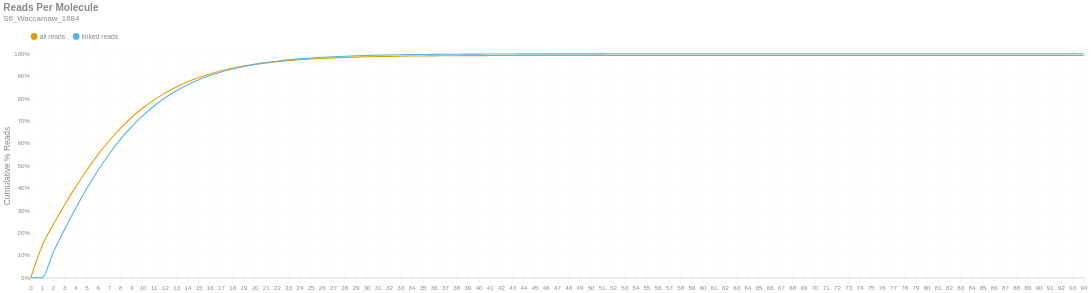

The cell this chart's notebook holds for it:
### Markdown cell above
### Reads per Molecule
This chart shows the cumulative distribution of the number of reads per linked molecule. That is, how many alignments are associated with a unique molecule. This excludes the number of reads associated with invalid or absent linked-read barcodes. The `linked` histogram is the percentages recalculated when disregarding singletons.

### Code cell
if SKIPLR:
    print_html(f"Skipped")
else:
    counts = np.bincount(valids['reads'].cast(pl.Int64).to_numpy())
    weighted = counts * np.arange(len(counts))
    all_perc = weighted / n_reads
    linked_perc = weighted / n_linked_reads
    linked_perc[1] = 0
    binned_df = pl.DataFrame({
        'readsper': list(range(len(counts))),
        'all reads (cumsum)': np.cumsum(all_perc).tolist(),
        'linked reads (cumsum)': np.cumsum(linked_perc).tolist(),
    })

    with SafeRender(binned_df):
        (
            density_plot(binned_df, 'Reads Per Molecule', samplename, 'readspmol')
            .encode(
                x=alt.X('readsper:O', title=None).axis(labelAngle=0).scale(padding=0),
                y=alt.Y('value:Q', title='Cumulative % Reads').axis(format='%').stack(False),
                color=alt.Color("key:N").scale(domain=["all reads", "linked reads"]),
                tooltip=[
                    alt.Tooltip("key:N", title="Data Type"),
                    alt.Tooltip("readsper:O", title="Reads Per Molecule"),
                    alt.Tooltip("value:Q", format=".2%", title="% Reads (Cum.)")
                ]            
            )
        ).display()

### Figure 1 — Vega-Lite specification as saved in the notebook (floating-point values rounded to 4 significant figures)
{"width": "container", "height": 400, "config": {"title": {"anchor": "start", "dy": -15, "fontSize": 18, "color": "#888888", "subtitleColor": "#888888", "subtitleFontSize": 14}, "arc": {"fill": "#0072B2"}, "axis": {"domainColor": "#888888", "domainWidth": 0.5, "gridWidth": 0.2, "grid": false, "titleFontWeight": 400, "titleFontSize": 15, "labelFontSize": 11, "labelColor": "#888888", "tickColor": "#888888", "tickWidth": 0.2, "titleColor": "#888888"}, "axisBand": {"grid": false}, "axisX": {"grid": true, "tickSize": 10, "domainCap": "round"}, "axisY": {"domain": false, "grid": true, "tickSize": 0, "domainCap": "round"}, "background": "transparent", "header": {"labelFontSize": 15, "labelColor": "#888888", "titleFontSize": 15, "titleFontWeight": 600, "titleColor": "#888888"}, "legend": {"labelFont": "sans-serif", "labelFontSize": 12, "labelColor": "#888888", "symbolSize": 100, "symbolType": "circle", "titleFontSize": 12, "titlePadding": 10, "titleColor": "#888888", "title": null, "orient": "top"}, "range": {"category": ["#E69F00", "#56B4E9", "#009E73", "#F0E442", "#0072B2", "#D55E00", "#CC79A7", "#000000"], "diverging": ["#cfe8f3", "#a2d4ec", "#73bfe2", "#46abdb", "#1696d2", "#12719e"]}, "area": {"fill": "#0072B2", "fillOpacity": 0.7, "line": true, "strokeOpacity": 0.7}, "line": {"color": "#0072B2", "stroke": "#0072B2", "strokeWidth": 2}, "trail": {"color": "#0072B2", "stroke": "#0072B2", "strokeWidth": 0, "size": 1}, "point": {"filled": true, "fillOpacity": 1.0, "size": 95}, "text": {"color": "#888888", "fontSize": 11, "align": "right", "fontWeight": 400, "size": 11}, "bar": {"fill": "#0072B2", "stroke": null}, "view": {"stroke": null, "continuousWidth": 660, "continuousHeight": 400}}, "data": {"name": "data-c90e28cecc8efedecaa636f936e88b73"}, "mark": {"type": "line", "interpolate": "monotone", "point": {"opacity": 0, "size": 275}}, "encoding": {"color": {"field": "key", "scale": {"domain": ["all reads", "linked reads"]}, "type": "nominal"}, "tooltip": [{"field": "key", "title": "Data Type", "type": "nominal"}, {"field": "readsper", "title": "Reads Per Molecule", "type": "ordinal"}, {"field": "value", "format": ".2%", "title": "% Reads (Cum.)", "type": "quantitative"}], "x": {"axis": {"labelAngle": 0}, "field": "readsper", "scale": {"padding": 0}, "title": null, "type": "ordinal"}, "y": {"axis": {"format": "%"}, "field": "value", "stack": false, "title": "Cumulative % Reads", "type": "quantitative"}}, "params": [{"name": "param_c36ac31b6afebe62", "select": {"type": "point", "fields": ["key"]}, "bind": "legend"}], "title": {"text": "Reads Per Molecule", "subtitle": "S6_Waccamaw_1684"}, "transform": [{"fold": ["all reads (cumsum)", "linked reads (cumsum)"]}, {"calculate": "replace(datum.key, ' (cumsum)', '')", "as": "key"}, {"filter": {"param": "param_c36ac31b6afebe62"}}], "usermeta": {"embedOptions": {"downloadFileName": "S6_Waccamaw_1684.readspmol"}}, "$schema": "https://vega.github.io/schema/vega-lite/v6.1.0.json", "datasets": {"data-c90e28cecc8efedecaa636f936e88b73": [{"readsper": 0, "all reads (cumsum)": 0.0, "linked reads (cumsum)": 0.0}, {"readsper": 1, "all reads (cumsum)": 0.1408, "linked reads (cumsum)": 0.0}, {"readsper": 2, "all reads (cumsum)": 0.237, "linked reads (cumsum)": 0.1129}, {"readsper": 3, "all reads (cumsum)": 0.3236, "linked reads (cumsum)": 0.2145}, {"readsper": 4, "all reads (cumsum)": 0.4046, "linked reads (cumsum)": 0.3096}, {"readsper": 5, "all reads (cumsum)": 0.4802, "linked reads (cumsum)": 0.3983}, {"readsper": 6, "all reads (cumsum)": 0.5495, "linked reads (cumsum)": 0.4797}, {"readsper": 7, "all reads (cumsum)": 0.6117, "linked reads (cumsum)": 0.5526}, {"readsper": 8, "all reads (cumsum)": 0.6669, "linked reads (cumsum)": 0.6174}, {"readsper": 9, "all reads (cumsum)": 0.7154, "linked reads (cumsum)": 0.6743}, {"readsper": 10, "all reads (cumsum)": 0.7576, "linked reads (cumsum)": 0.7238}, {"readsper": 11, "all reads (cumsum)": 0.7941, "linked reads (cumsum)": 0.7666}, {"readsper": 12, "all reads (cumsum)": 0.8254, "linked reads (cumsum)": 0.8034}, {"readsper": 13, "all reads (cumsum)": 0.8521, "linked reads (cumsum)": 0.8347}, {"readsper": 14, "all reads (cumsum)": 0.8747, "linked reads (cumsum)": 0.8612}, {"readsper": 15, "all reads (cumsum)": 0.8941, "linked reads (cumsum)": 0.8839}, {"readsper": 16, "all reads (cumsum)": 0.91, "linked reads (cumsum)": 0.9027}, {"readsper": 17, "all reads (cumsum)": 0.9238, "linked reads (cumsum)": 0.9189}, {"readsper": 18, "all reads (cumsum)": 0.9351, "linked reads (cumsum)": 0.932}, {"readsper": 19, "all reads (cumsum)": 0.9446, "linked reads (cumsum)": 0.9432}, {"readsper": 20, "all reads (cumsum)": 0.9526, "linked reads (cumsum)": 0.9526}, {"readsper": 21, "all reads (cumsum)": 0.9592, "linked reads (cumsum)": 0.9604}, {"readsper": 22, "all reads (cumsum)": 0.9647, "linked reads (cumsum)": 0.9668}, {"readsper": 23, "all reads (cumsum)": 0.9695, "linked reads (cumsum)": 0.9725}, {"readsper": 24, "all reads (cumsum)": 0.9735, "linked reads (cumsum)": 0.9772}, {"readsper": 25, "all reads (cumsum)": 0.9768, "linked reads (cumsum)": 0.981}, {"readsper": 26, "all reads (cumsum)": 0.9796, "linked reads (cumsum)": 0.9843}, {"readsper": 27, "all reads (cumsum)": 0.9817, "linked reads (cumsum)": 0.9868}, {"readsper": 28, "all reads (cumsum)": 0.9836, "linked reads (cumsum)": 0.989}, {"readsper": 29, "all reads (cumsum)": 0.9852, "linked reads (cumsum)": 0.9909}, {"readsper": 30, "all reads (cumsum)": 0.9865, "linked reads (cumsum)": 0.9924}, {"readsper": 31, "all reads (cumsum)": 0.9876, "linked reads (cumsum)": 0.9937}, {"readsper": 32, "all reads (cumsum)": 0.9884, "linked reads (cumsum)": 0.9947}, {"readsper": 33, "all reads (cumsum)": 0.9891, "linked reads (cumsum)": 0.9955}, {"readsper": 34, "all reads (cumsum)": 0.9898, "linked reads (cumsum)": 0.9962}, {"readsper": 35, "all reads (cumsum)": 0.9902, "linked reads (cumsum)": 0.9967}, {"readsper": 36, "all reads (cumsum)": 0.9907, "linked reads (cumsum)": 0.9973}, {"readsper": 37, "all reads (cumsum)": 0.991, "linked reads (cumsum)": 0.9977}, {"readsper": 38, "all reads (cumsum)": 0.9913, "linked reads (cumsum)": 0.9981}, {"readsper": 39, "all reads (cumsum)": 0.9916, "linked reads (cumsum)": 0.9984}, {"readsper": 40, "all reads (cumsum)": 0.9918, "linked reads (cumsum)": 0.9986}, {"readsper": 41, "all reads (cumsum)": 0.992, "linked reads (cumsum)": 0.9988}, {"readsper": 42, "all reads (cumsum)": 0.9922, "linked reads (cumsum)": 0.999}, {"readsper": 43, "all reads (cumsum)": 0.9923, "linked reads (cumsum)": 0.9992}, {"readsper": 44, "all reads (cumsum)": 0.9924, "linked reads (cumsum)": 0.9993}, {"readsper": 45, "all reads (cumsum)": 0.9925, "linked reads (cumsum)": 0.9994}, {"readsper": 46, "all reads (cumsum)": 0.9925, "linked reads (cumsum)": 0.9995}, {"readsper": 47, "all reads (cumsum)": 0.9926, "linked reads (cumsum)": 0.9996}, {"readsper": 48, "all reads (cumsum)": 0.9927, "linked reads (cumsum)": 0.9996}, {"readsper": 49, "all reads (cumsum)": 0.9927, "linked reads (cumsum)": 0.9997}, {"readsper": 50, "all reads (cumsum)": 0.9927, "linked reads (cumsum)": 0.9997}, {"readsper": 51, "all reads (cumsum)": 0.9928, "linked reads (cumsum)": 0.9997}, {"readsper": 52, "all reads (cumsum)": 0.9928, "linked reads (cumsum)": 0.9998}, {"readsper": 53, "all reads (cumsum)": 0.9928, "linked reads (cumsum)": 0.9998}, {"readsper": 54, "all reads (cumsum)": 0.9929, "linked reads (cumsum)": 0.9998}, {"readsper": 55, "all reads (cumsum)": 0.9929, "linked reads (cumsum)": 0.9999}, {"readsper": 56, "all reads (cumsum)": 0.9929, "linked reads (cumsum)": 0.9999}, {"readsper": 57, "all reads (cumsum)": 0.9929, "linked reads (cumsum)": 0.9999}, {"readsper": 58, "all reads (cumsum)": 0.9929, "linked reads (cumsum)": 0.9999}, {"readsper": 59, "all reads (cumsum)": 0.9929, "linked reads (cumsum)": 0.9999}, {"readsper": 60, "all reads (cumsum)": 0.9929, "linked reads (cumsum)": 0.9999}, {"readsper": 61, "all reads (cumsum)": 0.9929, "linked reads (cumsum)": 0.9999}, {"readsper": 62, "all reads (cumsum)": 0.9929, "linked reads (cumsum)": 1.0}, {"readsper": 63, "all reads (cumsum)": 0.993, "linked reads (cumsum)": 1.0}, {"readsper": 64, "all reads (cumsum)": 0.993, "linked reads (cumsum)": 1.0}, {"readsper": 65, "all reads (cumsum)": 0.993, "linked reads (cumsum)": 1.0}, {"readsper": 66, "all reads (cumsum)": 0.993, "linked reads (cumsum)": 1.0}, {"readsper": 67, "all reads (cumsum)": 0.993, "linked reads (cumsum)": 1.0}, {"readsper": 68, "all reads (cumsum)": 0.993, "linked reads (cumsum)": 1.0}, {"readsper": 69, "all reads (cumsum)": 0.993, "linked reads (cumsum)": 1.0}, {"readsper": 70, "all reads (cumsum)": 0.993, "linked reads (cumsum)": 1.0}, {"readsper": 71, "all reads (cumsum)": 0.993, "linked reads (cumsum)": 1.0}, {"readsper": 72, "all reads (cumsum)": 0.993, "linked reads (cumsum)": 1.0}, {"readsper": 73, "all reads (cumsum)": 0.993, "linked reads (cumsum)": 1.0}, {"readsper": 74, "all reads (cumsum)": 0.993, "linked reads (cumsum)": 1.0}, {"readsper": 75, "all reads (cumsum)": 0.993, "linked reads (cumsum)": 1.0}, {"readsper": 76, "all reads (cumsum)": 0.993, "linked reads (cumsum)": 1.0}, {"readsper": 77, "all reads (cumsum)": 0.993, "linked reads (cumsum)": 1.0}, {"readsper": 78, "all reads (cumsum)": 0.993, "linked reads (cumsum)": 1.0}, {"readsper": 79, "all reads (cumsum)": 0.993, "linked reads (cumsum)": 1.0}, {"readsper": 80, "all reads (cumsum)": 0.993, "linked reads (cumsum)": 1.0}, {"readsper": 81, "all reads (cumsum)": 0.993, "linked reads (cumsum)": 1.0}, {"readsper": 82, "all reads (cumsum)": 0.993, "linked reads (cumsum)": 1.0}, {"readsper": 83, "all reads (cumsum)": 0.993, "linked reads (cumsum)": 1.0}, {"readsper": 84, "all reads (cumsum)": 0.993, "linked reads (cumsum)": 1.0}, {"readsper": 85, "all reads (cumsum)": 0.993, "linked reads (cumsum)": 1.0}, {"readsper": 86, "all reads (cumsum)": 0.993, "linked reads (cumsum)": 1.0}, {"readsper": 87, "all reads (cumsum)": 0.993, "linked reads (cumsum)": 1.0}, {"readsper": 88, "all reads (cumsum)": 0.993, "linked reads (cumsum)": 1.0}, {"readsper": 89, "all reads (cumsum)": 0.993, "linked reads (cumsum)": 1.0}, {"readsper": 90, "all reads (cumsum)": 0.993, "linked reads (cumsum)": 1.0}, {"readsper": 91, "all reads (cumsum)": 0.993, "linked reads (cumsum)": 1.0}, {"readsper": 92, "all reads (cumsum)": 0.993, "linked reads (cumsum)": 1.0}, {"readsper": 93, "all reads (cumsum)": 0.993, "linked reads (cumsum)": 1.0}, {"readsper": 94, "all reads (cumsum)": 0.993, "linked reads (cumsum)": 1.0}]}}
